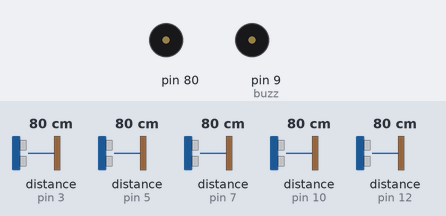
Recording of a sketch running on a simulated Arduino Uno, built with avr-gcc and run on an emulated ATmega328P. Parts: buzzer (waves = sounding, pin HIGH). Wiring (inferred from the names in the program): 5 × ultrasonic range finder: trigger pin 2, echo pin 3 / trigger pin 4, echo pin 5 / trigger pin 6, echo pin 7 / trigger pin 8, echo pin 10 / trigger pin 11, echo pin 12. Inputs (shaded band) come from the test bench; at power-on: distance to the obstacle (sensors on pin 3, pin 12, pin 10, pin 5, pin 7) 80 cm. The echo pulse lasts 58.3 µs per cm; pins used as bus, display or sensor lines are not drawn; what the sketch prints to the serial monitor is not drawn.

Above: at 1.2 s.
1.3 s: distance to the obstacle (sensor on pin 3) set to 22 cm
4.3 s: distance to the obstacle (sensor on pin 3) set to 18 cm
At 4.9 s:
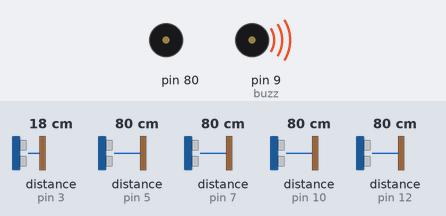
7.3 s: distance to the obstacle (sensor on pin 12) set to 56 cm
10.3 s: distance to the obstacle (sensor on pin 12) set to 46 cm
At 10.7 s:
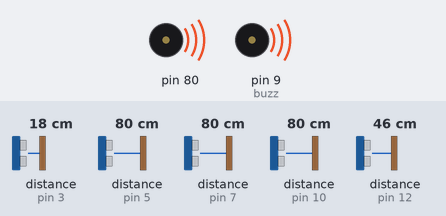
11.9 s: distance to the obstacle (sensor on pin 12) set to 299 cm
At 12.8 s:
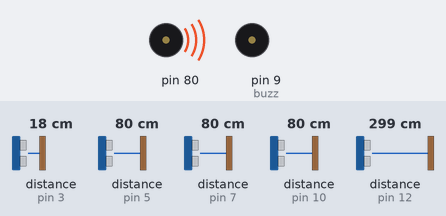
14.9 s: distance to the obstacle (sensor on pin 10) set to 2 cm
At 15.43 s:
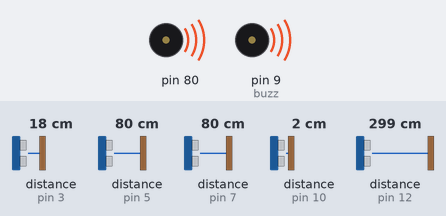
Timing chart, 0 to 18.9 s (numbered marks = the images above; inputs shaded):
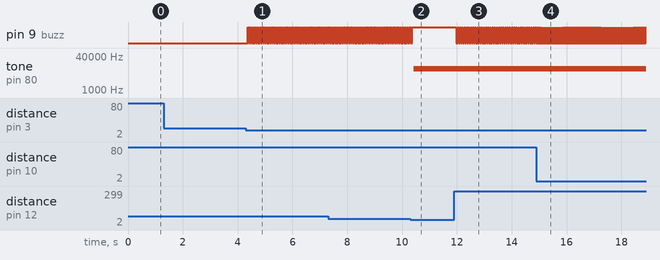

The sketch:

WALKING_STICK___DITCH___BUMP_AT_2.ino
```cpp
#define trigPin1 2
#define echoPin1 3
#define trigPin2 4
#define echoPin2 5
#define trigPin3 6
#define echoPin3 7
#define trigPin4 8
#define echoPin4 10
#define trigPin5 11
#define echoPin5 12
#define buzz 9

long duration, distance, RightSensor,LeftSensor,FrontSensor, DitchSensor, BumpSensor, Measure1, Measure2,Measure3, Measure4, Measure5, Threshold, Threshold1, Threshold2, Threshold3, Threshold4, Threshold5;
void setup()
{
Serial.begin (9600);
pinMode(trigPin1, OUTPUT);
pinMode(echoPin1, INPUT);
pinMode(trigPin2, OUTPUT);
pinMode(echoPin2, INPUT);
pinMode(trigPin3, OUTPUT);
pinMode(echoPin3, INPUT);
pinMode(trigPin4, OUTPUT);
pinMode(echoPin4, INPUT);
pinMode(trigPin5, OUTPUT);
pinMode(echoPin5, INPUT);
pinMode(buzz, OUTPUT);
}

void loop()
{
SonarSensor(trigPin1, echoPin1);
RightSensor = distance;
SonarSensor(trigPin2, echoPin2);
LeftSensor = distance;
SonarSensor(trigPin3, echoPin3);
FrontSensor = distance;
SonarSensor(trigPin4, echoPin4);
DitchSensor = distance;
SonarSensor(trigPin5, echoPin5);
BumpSensor = distance;
Serial.println("LEFT");
Serial.println(LeftSensor);
Serial.println("RIGHT");
Serial.println(RightSensor);
Serial.println("FRONT");
Serial.println(FrontSensor);
Serial.println("DITCH");
Serial.println(DitchSensor);
Serial.println("BUMP");
Serial.println(BumpSensor);
  if(RightSensor<20 && RightSensor>0)
  {
    digitalWrite(buzz,HIGH);
    tone(500,1000);
    delay(10);
  }
  if(LeftSensor<20 && LeftSensor>0)
  {
    digitalWrite(buzz,HIGH);
    tone(700,1000);
    delay(10);
  }
  if(FrontSensor<20 && FrontSensor>0)
  {
    digitalWrite(buzz,HIGH);
    tone(1000,4000);
    delay(10);
  }
  if(DitchSensor>35)
  {
    delay(2);
    SonarSensor(trigPin4, echoPin4);
    Measure1 = distance;
    delay(10);
    SonarSensor(trigPin4, echoPin4);
    Measure2 = distance;
    Threshold=Measure2-Measure1;
    Threshold1=DitchSensor-Measure1;
    Threshold2=DitchSensor-Measure2;
    if(Threshold>20 || Threshold1>20 || Threshold2>20)
    {
      digitalWrite(buzz,HIGH);
      delay(10);
    }
  }
  if(BumpSensor<50)
  {
    delay(2);
    SonarSensor(trigPin5, echoPin5);
    Measure3 = distance;
    delay(10);
    SonarSensor(trigPin5, echoPin5);
    Measure4 = distance;
    Threshold3=Measure2-Measure1;
    Threshold4=DitchSensor-Measure1;
    Threshold5=DitchSensor-Measure2;
    if(Threshold<10 || Threshold1<10 || Threshold2<10)
    {
      digitalWrite(buzz,HIGH);
      tone(80,10000);
      delay(10);
    }
  }
  else
  {
    digitalWrite(buzz,LOW);
    delay(10);

  }
}

void SonarSensor(int trigPin,int echoPin)
{
    digitalWrite(trigPin, LOW);
    delayMicroseconds(2);
    digitalWrite(trigPin, HIGH);
    delayMicroseconds(10);
    digitalWrite(trigPin, LOW);
    duration = pulseIn(echoPin, HIGH);
    distance = (duration/2) / 29.1;
}
```

Measured:
- the behaviour switches between 21 and 20 cm on distance to the obstacle (sensor on pin 3) (found by bisection; images 0 and 1)
- the behaviour switches between 51 and 50 cm on distance to the obstacle (sensor on pin 12) (found by bisection; images 1 and 2)
- after the input at 4.3 s, pin 9 (buzz): alternates HIGH for 0.03 s and LOW for 0.03 s, starting after 0.07 s
- after the input at 10.3 s, pin 9 (buzz): goes on until 10.4 s, then stays HIGH; tone on pin 80: silent → 10000 Hz after 0.12 s
- after the input at 11.9 s, pin 9 (buzz): alternates HIGH for 0.03 s and LOW for 0.05 s, starting after 0.08 s
- after the input at 14.9 s, pin 9 (buzz): alternates HIGH for 0.01 s and LOW for 0.05 s, starting after 0.10 s
